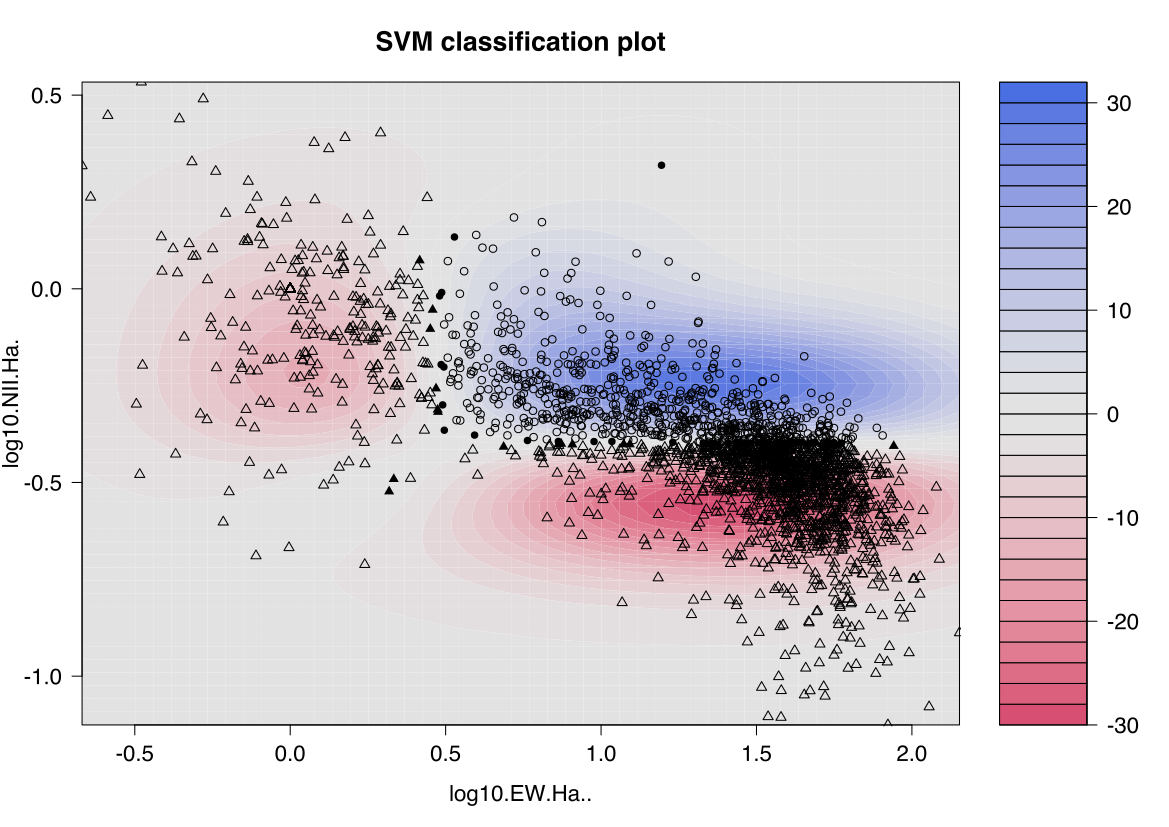

Recreate this plot in R.
require(arm)
require(plyr)
library(caret)
library(pROC)
require(kernlab)
library(e1071)
require(rpart)
<<<<<<< HEAD
AGN_data<-read.table("../data/outputdata.txt",header=TRUE,sep="")
=======
AGN_data<-read.csv("../data/output_xray.csv",header=TRUE)
AGN_data<-AGN_data[AGN_data$F_nii>0 & AGN_data$F_Halpha > 0 & 
                     AGN_data$F_oiii > 0 & AGN_data$F_Hbeta > 0,]

AGN_data$x_bpt <- AGN_data$F_nii/AGN_data$F_Halpha
AGN_data$y_bpt <- AGN_data$F_oiii/AGN_data$F_Hbeta
AGN_data <- AGN_data[AGN_data$x_bpt>=-5 & AGN_data$x_bpt<= 5,]
AGN_data <- AGN_data[AGN_data$y_bpt>=-5 & AGN_data$y_bpt<= 5,]


nonlinear.svm <- svm(agn_type~y_bpt+x_bpt, data=AGN_data)
plot( nonlinear.svm,y_bpt~x_bpt, data=AGN_data,xlim=c(-1,1.5),ylim=c(-1.5,2.5))






fitted(nonlinear.svm)





>>>>>>> origin/master
AGN_data$WHAN_Class<-as.factor(AGN_data$WHAN_Class)
AGN_data$WHAN_Class<-revalue(AGN_data$WHAN_Class,c("2"="AGN","3"="AGN","0"="No AGN","1"="No AGN","4"="No AGN"))



<<<<<<< HEAD
nonlinear.svm <- ksvm( WHAN_Class~log10.NII.Ha.+log10.EW.Ha.., data=AGN_data, type='spoc-svc', kernel='rbf',
                       kpar=list(sigma=1), C=100, scale=c() )
plot( nonlinear.svm, data=AGN_data )

fitted(nonlinear.svm)
=======

>>>>>>> origin/master



linear.svm <- ksvm( WHAN_Class~log10.NII.Ha.+log10.EW.Ha.., data=AGN_data, cost = 100, gama = 1)
plot(linear.svm, data=AGN_data)


r <- rpart(WHAN_Class~log10.NII.Ha.+log10.EW.Ha.., data = AGN_data)

plot(r)
text(r) 
summary(r) 
plotcp(r)
printcp(r)
rsq.rpart(r)

plot(r) text(r) summary(r) plotcp(r) printcp(r) rsq.rpart(r)


library(evtree)

(ct = ctree(WHAN_Class~log10.NII.Ha.+log10.EW.Ha.., data = AGN_data))
plot(ct, main="Conditional Inference Tree")
ev.raw = evtree(WHAN_Class~log10.NII.Ha.+log10.EW.Ha.., data = AGN_data)
plot(ev.raw)

#Table of prediction errors
table(predict(ct), AGN_data$WHAN_Class)

# Estimated class probabilities

tr.pred = predict(ct, newdata=raw, type="prob")


require(mclust)
data<-data.frame(AGN_data$log10.NII.Ha.,AGN_data$log10.EW.Ha..)
mod4 = Mclust(data)
summary(mod4)
plot(mod4, what = "classification")
plot(mod4, what = "density", type = "image", 
     col = "dodgerblue3", grid = 100)
